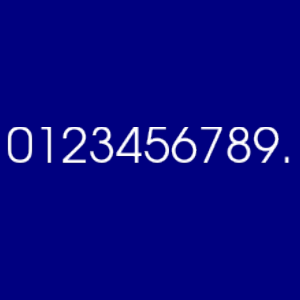

Generate this figure with Python:
#!/usr/bin/env python

# Test vtkTextActor3D rendering with alpha blending.

import vtkmodules.vtkInteractionStyle  # noqa: F401
import vtkmodules.vtkRenderingFreeType  # noqa: F401
import vtkmodules.vtkRenderingOpenGL2  # noqa: F401

from vtkmodules.vtkRenderingCore import (
    vtkRenderWindow,
    vtkRenderWindowInteractor,
    vtkRenderer,
)
from vtkmodules.vtkRenderingCore import vtkTextActor3D

# Text actor
text_actor = vtkTextActor3D()
text_actor.SetInput("0123456789.")
text_actor.SetPosition(3, 4, 5)
text_actor.GetTextProperty().SetJustificationToCentered()
text_actor.GetTextProperty().SetVerticalJustificationToCentered()
text_actor.GetTextProperty().SetFontFamilyToArial()
text_actor.GetTextProperty().SetFontSize(36)

# Renderer
renderer = vtkRenderer()
renderer.SetBackground(0.0, 0.0, 0.5)
renderer.AddActor(text_actor)

# Window
render_window = vtkRenderWindow()
render_window.AddRenderer(renderer)
render_window.SetWindowName("text actor3d alpha blending")
render_window.SetMultiSamples(0)
render_window.SetSize(300, 300)

# Interactor
interactor = vtkRenderWindowInteractor()
interactor.SetRenderWindow(render_window)

render_window.Render()
renderer.ResetCamera()
render_window.Render()
interactor.Initialize()
interactor.Start()
